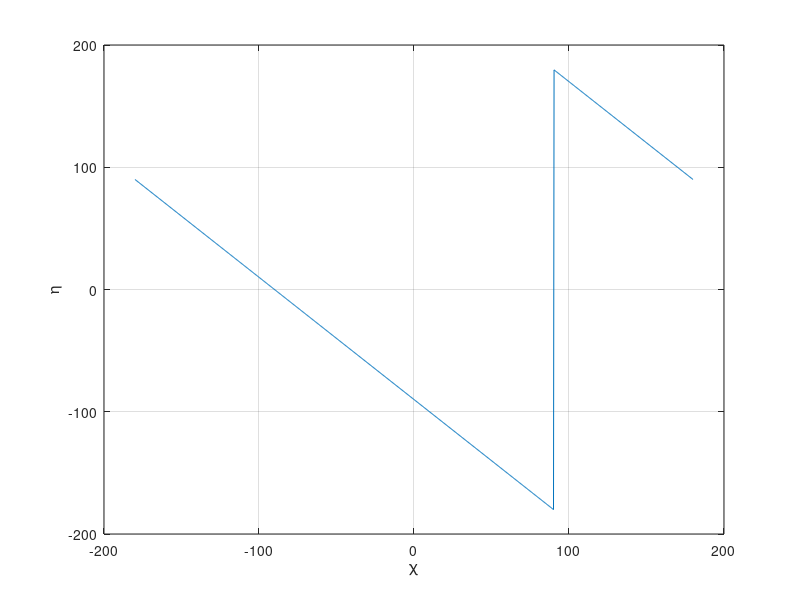
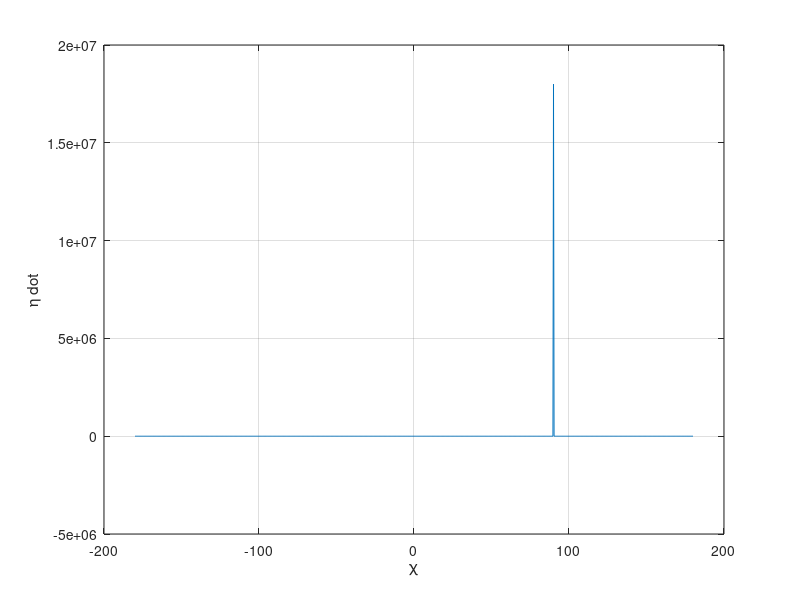

Here is the MATLAB script that generated these plots, in order:


clear; clc;

T_b_lat = 1.5;

chi_set = linspace(-pi,pi,1001);

pparam_n = 0;
pparam_e = 0;
pparam_d = 0;
pparam_chi = 0;
pparam_gam = 0;

in = [0,30,0];

eps_chi = 0.00001;

for i = 1:length(chi_set)
    
    m_chi = chi_set(i)-eps_chi;
    p_chi = chi_set(i)+eps_chi;
    
    dchi = [chi_set(i),m_chi,p_chi];
%     de = [
    
    for j = 1:length(dchi)
        
        n_dot = 13*cos(dchi(j));
        e_dot = 13*sin(dchi(j));
        d_dot = 0;
    
        tP_n = cos(pparam_gam)*cos(pparam_chi);
        tP_e = cos(pparam_gam)*sin(pparam_chi);
        tP_d = -sin(pparam_gam);

        % dot product
        dot_tP_bp = tP_n*(in(0+1) - pparam_n) + tP_e*(in(1+1) - pparam_e) + tP_d*(in(2+1) - pparam_d);

        % poon track
        p_n = pparam_n + dot_tP_bp * tP_n;
        p_e = pparam_e + dot_tP_bp * tP_e;
        p_d = pparam_d + dot_tP_bp * tP_d;

        t3 = in(1+1)-p_e;
        t4 = in(0+1)-p_n;
        t5 = t3*t3;
        t6 = t4*t4;
        t7 = t5+t6;
        t9 = tP_e*tP_e;
        t10 = tP_n*tP_n;
        t11 = t9+t10;
        t12 = 1.0/sqrt(t11);
        t13 = e_dot*e_dot;
        t14 = n_dot*n_dot;
        t15 = t13+t14;

        norm_rp_ne = sqrt(t7);
        if (norm_rp_ne < 0.00001) 
            rp_n_unit = 0.0;
            rp_e_unit = 0.0;
        else 
            rp_n_unit = -t4/norm_rp_ne;
            rp_e_unit = -t3/norm_rp_ne;
        end

        % LATERAL-DIRECTIONAL GUIDANCE

        e_lat = t4*t12*tP_e-t3*t12*tP_n;
        norm_vG_lat = sqrt(t15);

        if (norm_vG_lat>1.0) 
            e_b_lat = T_b_lat*norm_vG_lat;                               
        else 
            e_b_lat = T_b_lat*(1.0/2.0)+T_b_lat*t15*(1.0/2.0);
        end
        sat_e_lat = abs(e_lat)/e_b_lat;
        if (sat_e_lat>1.0), sat_e_lat = 1.0; end;

        t16 = sat_e_lat-2.0;
        t17 = sat_e_lat*t16;
        t18 = t17+1.0;

        atan2_01 = atan2(-rp_e_unit*sat_e_lat*t16+t12*t18*tP_e, -rp_n_unit*sat_e_lat*t16+t12*t18*tP_n);
        atan2_02 = atan2(e_dot, n_dot);
        eta_lat = atan2_01-atan2_02;
        if (eta_lat>3.141592653589793) 
            eta_lat = eta_lat - 6.283185307179586;
        elseif (eta_lat<-3.141592653589793) 
            eta_lat = eta_lat + 6.283185307179586;
        end
        
        eta3(j) = eta_lat;
        
    end
    if chi_set(i)==pi/2
        stoppp=1;
    end
    
    eta_rec(i)=eta3(1);
    deta_rec(i)=(eta3(3)-eta3(2))/2/eps_chi;
    
end

figure('color','w'); hold on; grid on; box on;
plot(rad2deg(chi_set),rad2deg(eta_rec));
xlabel('\chi')
ylabel('\eta')

figure('color','w'); hold on; grid on; box on;
plot(rad2deg(chi_set),rad2deg(deta_rec));
xlabel('\chi')
ylabel('\eta dot')